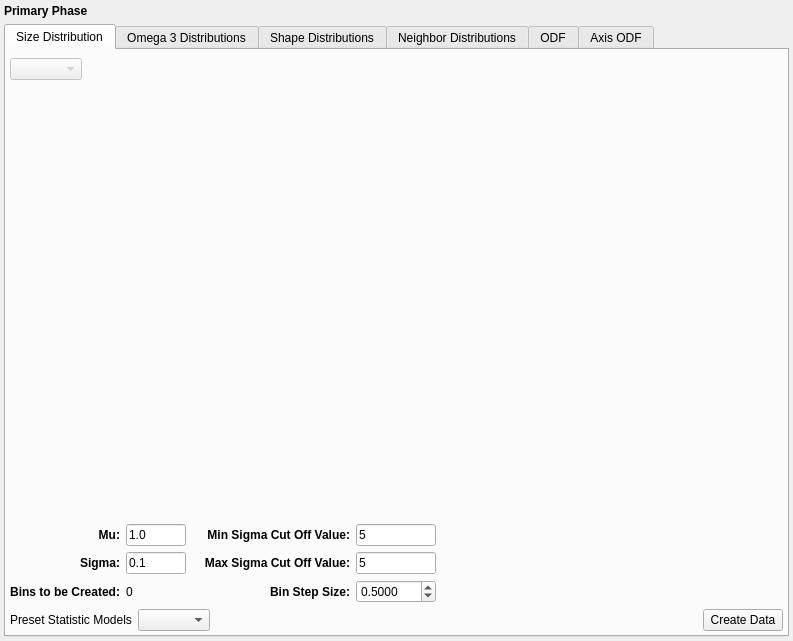
<?xml version="1.0" encoding="UTF-8"?>
<ui version="4.0">
 <class>PrimaryPhaseWidget</class>
 <widget class="SGWidget" name="PrimaryPhaseWidget">
  <property name="geometry">
   <rect>
    <x>0</x>
    <y>0</y>
    <width>793</width>
    <height>641</height>
   </rect>
  </property>
  <property name="windowTitle">
   <string>Form</string>
  </property>
  <layout class="QVBoxLayout" name="verticalLayout_2">
   <property name="margin">
    <number>4</number>
   </property>
   <item>
    <widget class="QLabel" name="label_8">
     <property name="styleSheet">
      <string notr="true">QLabel
{
font-weight: bold;
font-size: 150%;
}</string>
     </property>
     <property name="text">
      <string>Primary Phase</string>
     </property>
    </widget>
   </item>
   <item>
    <widget class="QTabWidget" name="tabWidget">
     <property name="tabPosition">
      <enum>QTabWidget::North</enum>
     </property>
     <property name="tabShape">
      <enum>QTabWidget::Rounded</enum>
     </property>
     <property name="currentIndex">
      <number>0</number>
     </property>
     <widget class="QWidget" name="sizeDistributionTab">
      <attribute name="title">
       <string>Size Distribution</string>
      </attribute>
      <layout class="QVBoxLayout" name="verticalLayout_5">
       <property name="spacing">
        <number>6</number>
       </property>
       <property name="leftMargin">
        <number>4</number>
       </property>
       <property name="topMargin">
        <number>8</number>
       </property>
       <property name="rightMargin">
        <number>4</number>
       </property>
       <property name="bottomMargin">
        <number>4</number>
       </property>
       <item>
        <layout class="QHBoxLayout" name="horizontalLayout">
         <item>
          <widget class="QComboBox" name="distributionTypeCombo">
           <property name="enabled">
            <bool>false</bool>
           </property>
          </widget>
         </item>
         <item>
          <spacer name="horizontalSpacer_3">
           <property name="orientation">
            <enum>Qt::Horizontal</enum>
           </property>
           <property name="sizeHint" stdset="0">
            <size>
             <width>40</width>
             <height>20</height>
            </size>
           </property>
          </spacer>
         </item>
        </layout>
       </item>
       <item>
        <widget class="QwtPlot" name="m_SizeDistributionPlot">
         <property name="sizePolicy">
          <sizepolicy hsizetype="MinimumExpanding" vsizetype="MinimumExpanding">
           <horstretch>0</horstretch>
           <verstretch>0</verstretch>
          </sizepolicy>
         </property>
         <property name="frameShape">
          <enum>QFrame::NoFrame</enum>
         </property>
        </widget>
       </item>
       <item>
        <layout class="QGridLayout" name="gridLayout">
         <item row="0" column="0">
          <widget class="QLabel" name="label">
           <property name="styleSheet">
            <string notr="true">QLabel
{
font-weight: bold;
font-size: 12px;
}</string>
           </property>
           <property name="text">
            <string>Mu:</string>
           </property>
           <property name="alignment">
            <set>Qt::AlignRight|Qt::AlignTrailing|Qt::AlignVCenter</set>
           </property>
          </widget>
         </item>
         <item row="0" column="1">
          <widget class="QLineEdit" name="m_Mu_SizeDistribution">
           <property name="sizePolicy">
            <sizepolicy hsizetype="Fixed" vsizetype="Preferred">
             <horstretch>0</horstretch>
             <verstretch>0</verstretch>
            </sizepolicy>
           </property>
           <property name="minimumSize">
            <size>
             <width>60</width>
             <height>0</height>
            </size>
           </property>
           <property name="maximumSize">
            <size>
             <width>60</width>
             <height>16777215</height>
            </size>
           </property>
           <property name="text">
            <string>1.0</string>
           </property>
          </widget>
         </item>
         <item row="0" column="6" rowspan="3">
          <spacer name="horizontalSpacer">
           <property name="orientation">
            <enum>Qt::Horizontal</enum>
           </property>
           <property name="sizeHint" stdset="0">
            <size>
             <width>40</width>
             <height>20</height>
            </size>
           </property>
          </spacer>
         </item>
         <item row="2" column="0">
          <widget class="QLabel" name="label_2">
           <property name="styleSheet">
            <string notr="true">QLabel
{
font-weight: bold;
font-size: 12px;
}</string>
           </property>
           <property name="text">
            <string>Bins to be Created:</string>
           </property>
           <property name="alignment">
            <set>Qt::AlignRight|Qt::AlignTrailing|Qt::AlignVCenter</set>
           </property>
          </widget>
         </item>
         <item row="2" column="1">
          <widget class="QLabel" name="m_NumberBinsGenerated">
           <property name="sizePolicy">
            <sizepolicy hsizetype="Fixed" vsizetype="Preferred">
             <horstretch>0</horstretch>
             <verstretch>0</verstretch>
            </sizepolicy>
           </property>
           <property name="minimumSize">
            <size>
             <width>60</width>
             <height>0</height>
            </size>
           </property>
           <property name="maximumSize">
            <size>
             <width>60</width>
             <height>16777215</height>
            </size>
           </property>
           <property name="text">
            <string>0</string>
           </property>
          </widget>
         </item>
         <item row="0" column="2" rowspan="3">
          <spacer name="horizontalSpacer_2">
           <property name="orientation">
            <enum>Qt::Horizontal</enum>
           </property>
           <property name="sizeType">
            <enum>QSizePolicy::Fixed</enum>
           </property>
           <property name="sizeHint" stdset="0">
            <size>
             <width>12</width>
             <height>20</height>
            </size>
           </property>
          </spacer>
         </item>
         <item row="2" column="3">
          <widget class="QLabel" name="label_5">
           <property name="styleSheet">
            <string notr="true">QLabel
{
font-weight: bold;
font-size: 12px;
}</string>
           </property>
           <property name="text">
            <string>Bin Step Size:</string>
           </property>
           <property name="alignment">
            <set>Qt::AlignRight|Qt::AlignTrailing|Qt::AlignVCenter</set>
           </property>
          </widget>
         </item>
         <item row="2" column="4">
          <widget class="QDoubleSpinBox" name="m_BinStepSize">
           <property name="sizePolicy">
            <sizepolicy hsizetype="Fixed" vsizetype="Preferred">
             <horstretch>0</horstretch>
             <verstretch>0</verstretch>
            </sizepolicy>
           </property>
           <property name="minimumSize">
            <size>
             <width>60</width>
             <height>0</height>
            </size>
           </property>
           <property name="maximumSize">
            <size>
             <width>80</width>
             <height>16777215</height>
            </size>
           </property>
           <property name="decimals">
            <number>4</number>
           </property>
           <property name="minimum">
            <double>0.001000000000000</double>
           </property>
           <property name="maximum">
            <double>9999999.990000000223517</double>
           </property>
           <property name="value">
            <double>0.500000000000000</double>
           </property>
          </widget>
         </item>
         <item row="1" column="0">
          <widget class="QLabel" name="label_3">
           <property name="styleSheet">
            <string notr="true">QLabel
{
font-weight: bold;
font-size: 12px;
}</string>
           </property>
           <property name="text">
            <string>Sigma:</string>
           </property>
           <property name="alignment">
            <set>Qt::AlignRight|Qt::AlignTrailing|Qt::AlignVCenter</set>
           </property>
          </widget>
         </item>
         <item row="1" column="1">
          <widget class="QLineEdit" name="m_Sigma_SizeDistribution">
           <property name="sizePolicy">
            <sizepolicy hsizetype="Fixed" vsizetype="Preferred">
             <horstretch>0</horstretch>
             <verstretch>0</verstretch>
            </sizepolicy>
           </property>
           <property name="minimumSize">
            <size>
             <width>60</width>
             <height>0</height>
            </size>
           </property>
           <property name="maximumSize">
            <size>
             <width>60</width>
             <height>16777215</height>
            </size>
           </property>
           <property name="text">
            <string>0.1</string>
           </property>
          </widget>
         </item>
         <item row="0" column="4">
          <widget class="QLineEdit" name="m_MinSigmaCutOff">
           <property name="sizePolicy">
            <sizepolicy hsizetype="Fixed" vsizetype="Preferred">
             <horstretch>0</horstretch>
             <verstretch>0</verstretch>
            </sizepolicy>
           </property>
           <property name="minimumSize">
            <size>
             <width>60</width>
             <height>0</height>
            </size>
           </property>
           <property name="maximumSize">
            <size>
             <width>80</width>
             <height>16777215</height>
            </size>
           </property>
           <property name="text">
            <string>5</string>
           </property>
          </widget>
         </item>
         <item row="0" column="3">
          <widget class="QLabel" name="label_7">
           <property name="styleSheet">
            <string notr="true">QLabel
{
font-weight: bold;
font-size: 12px;
}</string>
           </property>
           <property name="text">
            <string>Min Sigma Cut Off Value:</string>
           </property>
           <property name="alignment">
            <set>Qt::AlignRight|Qt::AlignTrailing|Qt::AlignVCenter</set>
           </property>
          </widget>
         </item>
         <item row="1" column="3">
          <widget class="QLabel" name="label_4">
           <property name="styleSheet">
            <string notr="true">QLabel
{
font-weight: bold;
font-size: 12px;
}</string>
           </property>
           <property name="text">
            <string>Max Sigma Cut Off Value:</string>
           </property>
           <property name="alignment">
            <set>Qt::AlignRight|Qt::AlignTrailing|Qt::AlignVCenter</set>
           </property>
          </widget>
         </item>
         <item row="1" column="4">
          <widget class="QLineEdit" name="m_MaxSigmaCutOff">
           <property name="sizePolicy">
            <sizepolicy hsizetype="Fixed" vsizetype="Preferred">
             <horstretch>0</horstretch>
             <verstretch>0</verstretch>
            </sizepolicy>
           </property>
           <property name="minimumSize">
            <size>
             <width>60</width>
             <height>0</height>
            </size>
           </property>
           <property name="maximumSize">
            <size>
             <width>80</width>
             <height>16777215</height>
            </size>
           </property>
           <property name="text">
            <string>5</string>
           </property>
          </widget>
         </item>
         <item row="1" column="5">
          <widget class="QLabel" name="label_9">
           <property name="text">
            <string/>
           </property>
           <property name="pixmap">
            <pixmap resource="../../../../Resources/icons/images/Icons.qrc">:/MaxCutOff_Eqn.png</pixmap>
           </property>
          </widget>
         </item>
         <item row="0" column="5">
          <widget class="QLabel" name="label_10">
           <property name="text">
            <string/>
           </property>
           <property name="pixmap">
            <pixmap resource="../../../../Resources/icons/images/Icons.qrc">:/MinCutOff_Eqn.png</pixmap>
           </property>
          </widget>
         </item>
        </layout>
       </item>
       <item>
        <layout class="QHBoxLayout" name="horizontalLayout_3">
         <item>
          <widget class="QLabel" name="label_6">
           <property name="text">
            <string>Preset Statistic Models</string>
           </property>
          </widget>
         </item>
         <item>
          <widget class="QComboBox" name="microstructurePresetCombo">
           <property name="enabled">
            <bool>true</bool>
           </property>
          </widget>
         </item>
         <item>
          <spacer name="horizontalSpacer_4">
           <property name="orientation">
            <enum>Qt::Horizontal</enum>
           </property>
           <property name="sizeHint" stdset="0">
            <size>
             <width>40</width>
             <height>20</height>
            </size>
           </property>
          </spacer>
         </item>
         <item>
          <widget class="QPushButton" name="m_GenerateDefaultData">
           <property name="text">
            <string>Create Data</string>
           </property>
          </widget>
         </item>
        </layout>
       </item>
      </layout>
     </widget>
     <widget class="QWidget" name="omega3DistributionTab">
      <attribute name="title">
       <string>Omega 3 Distributions</string>
      </attribute>
      <layout class="QVBoxLayout" name="verticalLayout_4">
       <property name="margin">
        <number>4</number>
       </property>
       <item>
        <widget class="StatsGenPlotWidget" name="m_Omega3Plot" native="true"/>
       </item>
      </layout>
     </widget>
     <widget class="QWidget" name="shapeDistributionTab">
      <attribute name="title">
       <string>Shape Distributions</string>
      </attribute>
      <layout class="QVBoxLayout" name="verticalLayout_3">
       <property name="margin">
        <number>4</number>
       </property>
       <item>
        <widget class="QScrollArea" name="scrollArea">
         <property name="widgetResizable">
          <bool>true</bool>
         </property>
         <widget class="QWidget" name="scrollAreaWidgetContents">
          <property name="geometry">
           <rect>
            <x>0</x>
            <y>0</y>
            <width>769</width>
            <height>568</height>
           </rect>
          </property>
          <layout class="QVBoxLayout" name="verticalLayout">
           <property name="margin">
            <number>4</number>
           </property>
           <item>
            <widget class="StatsGenPlotWidget" name="m_BOverAPlot" native="true"/>
           </item>
           <item>
            <widget class="StatsGenPlotWidget" name="m_COverAPlot" native="true"/>
           </item>
          </layout>
         </widget>
        </widget>
       </item>
      </layout>
     </widget>
     <widget class="QWidget" name="neighborDistributionTab">
      <attribute name="title">
       <string>Neighbor Distributions</string>
      </attribute>
      <layout class="QHBoxLayout" name="horizontalLayout_2">
       <property name="margin">
        <number>4</number>
       </property>
       <item>
        <widget class="StatsGenPlotWidget" name="m_NeighborPlot" native="true"/>
       </item>
      </layout>
     </widget>
     <widget class="StatsGenODFWidget" name="m_ODFWidget">
      <attribute name="title">
       <string>ODF</string>
      </attribute>
     </widget>
     <widget class="SGAxisODFWidget" name="m_AxisODFWidget">
      <attribute name="title">
       <string>Axis ODF</string>
      </attribute>
     </widget>
    </widget>
   </item>
  </layout>
 </widget>
 <customwidgets>
  <customwidget>
   <class>SGWidget</class>
   <extends>QWidget</extends>
   <header location="global">SGWidget.h</header>
   <container>1</container>
  </customwidget>
  <customwidget>
   <class>QwtPlot</class>
   <extends>QFrame</extends>
   <header>qwt_plot.h</header>
   <container>1</container>
  </customwidget>
  <customwidget>
   <class>StatsGenPlotWidget</class>
   <extends>QWidget</extends>
   <header location="global">StatsGenPlotWidget.h</header>
   <container>1</container>
  </customwidget>
  <customwidget>
   <class>StatsGenODFWidget</class>
   <extends>QWidget</extends>
   <header location="global">StatsGenODFWidget.h</header>
   <container>1</container>
  </customwidget>
  <customwidget>
   <class>SGAxisODFWidget</class>
   <extends>QWidget</extends>
   <header location="global">SGAxisODFWidget.h</header>
  </customwidget>
 </customwidgets>
 <tabstops>
  <tabstop>m_Mu_SizeDistribution</tabstop>
  <tabstop>m_Sigma_SizeDistribution</tabstop>
  <tabstop>m_MinSigmaCutOff</tabstop>
  <tabstop>m_MaxSigmaCutOff</tabstop>
  <tabstop>m_BinStepSize</tabstop>
  <tabstop>microstructurePresetCombo</tabstop>
  <tabstop>m_GenerateDefaultData</tabstop>
  <tabstop>tabWidget</tabstop>
  <tabstop>distributionTypeCombo</tabstop>
  <tabstop>scrollArea</tabstop>
 </tabstops>
 <resources>
  <include location="../../../../Resources/icons/images/Icons.qrc"/>
 </resources>
 <connections/>
</ui>
